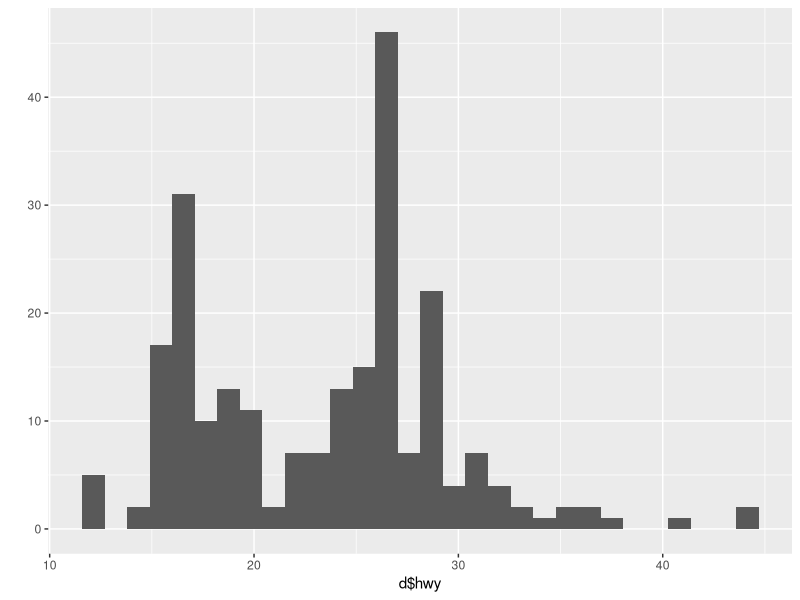
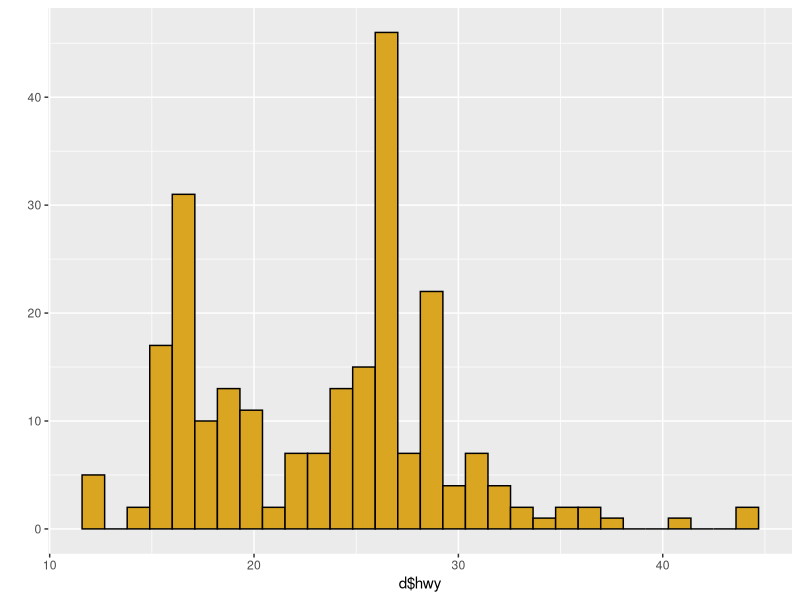
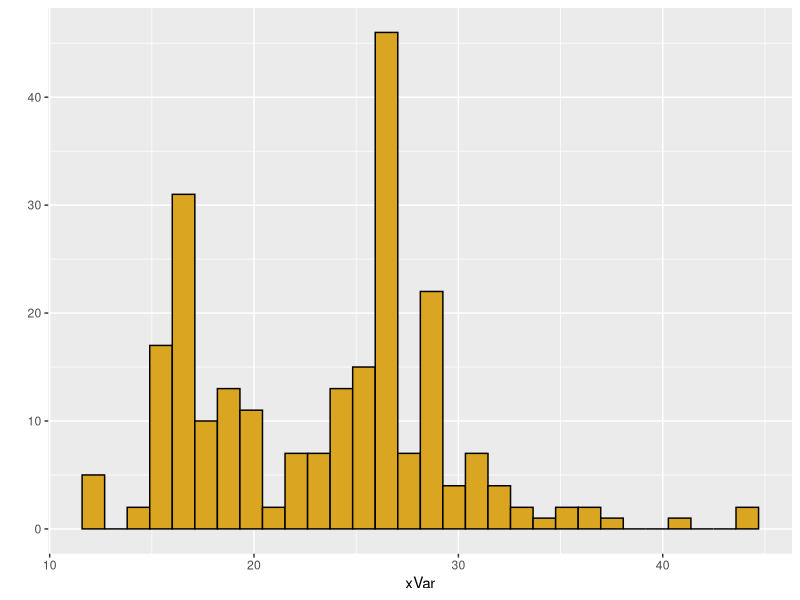
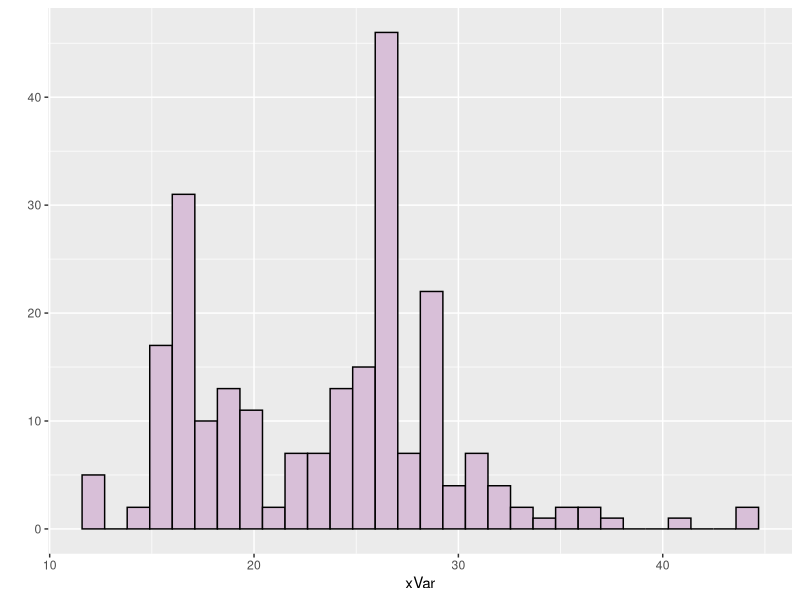
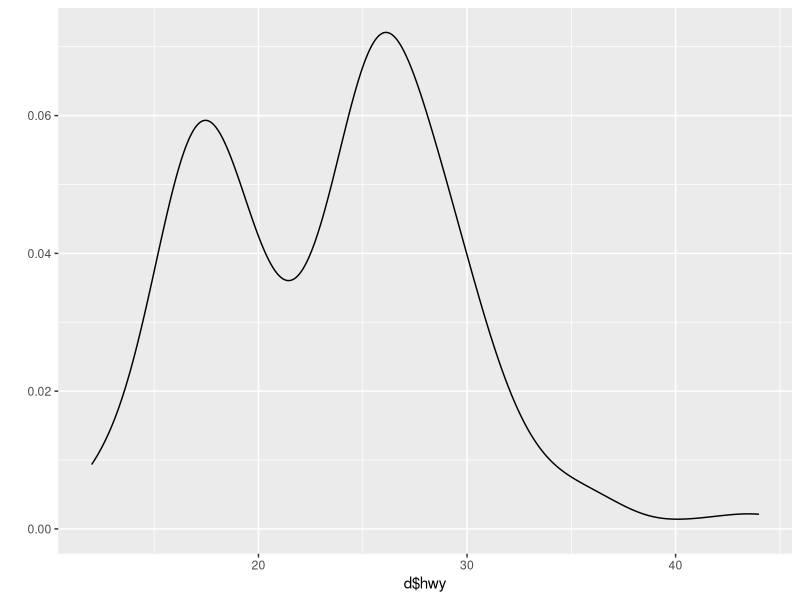
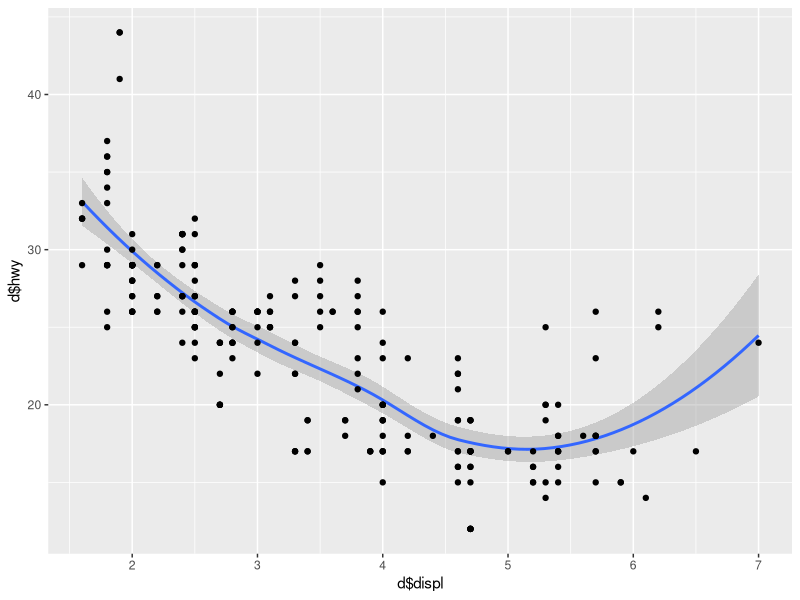
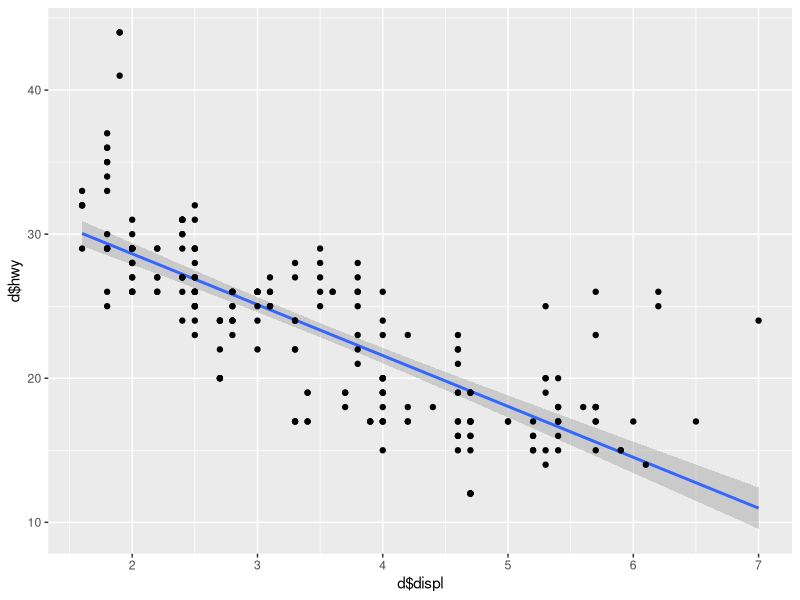
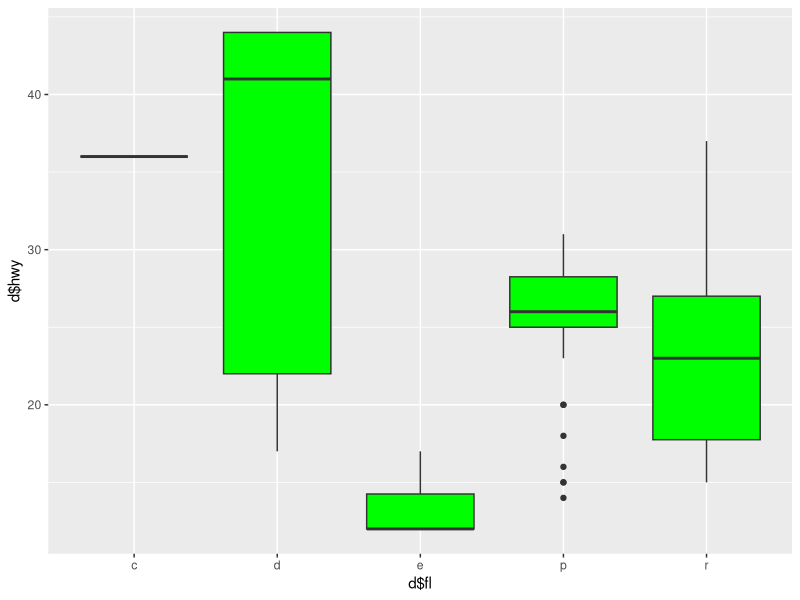

Generate these figures, in order, with R:
# ggplot basics
# November 06 2018
# AP

# Preliminaries
library(ggplot2)
library(ggthemes)
#library(patchwork)

d <- mpg
str(d)
table(d$fl)

# simple quick qplot graphs

# histogram
qplot(x=d$hwy)
qplot(x=d$hwy, color = I("black"),fill = I("goldenrod"))


# make your own function

myHisto <- function(xVar, filCol = "goldenrod") {
  qplot(x=xVar, color = I("black"), fill = I(filCol))
}
myHisto(d$hwy)
myHisto(d$hwy, "thistle")

# basic density plot
qplot(d$hwy, geom = "density")


# basic scatter plot
qplot(x=d$displ, y=d$hwy, geom=c("smooth", "point"))
qplot(x=d$displ, y=d$hwy, geom=c("smooth", "point"), method="lm")

# basic boxplot
qplot(x=d$fl, y=d$hwy, geom="boxplot", fill=I("green")) # I is the identity fucntion that we use to assign the color to the plots
qplot(x=d$fl, y=d$hwy, geom="boxplot", fill="green") # without I, it messes up the coloring scheme.. so always use the identity function (I).

# basic barplot (long format)
qplot(x=d$fl, geom="bar",fill=I("green"))

# bar plot in short format
xTreatment <- c("Control","Low","High")
yResponse <- c(12,2.5,22.9)
qplot(x=xTreatment,
      y=yResponse,
      geom="col",# col stands for column
      fill=(c("red","blue","green"))) 

# basic curves and functions
myVec <- seq(1,100,by=0.1)
myFun <- function(x) sin(x) + 0.1*x

# plot built in fuctions
qplot(x=myVec, y=sin(myVec),
      geom="line")

#plot analytic stats function
qplot(x=myVec, y=dgamma(myVec,shape=5,scale=3),geom="line")

# plot user defined functions
qplot(x=myVec, y=myFun(myVec), geom="line")

# themes and fonts
p1 <- ggplot(data=d,
      mapping=aes(x=displ,y=cty)) + geom_point()
print(p1)

p1 + theme_classic()
p1 + theme_linedraw()
p1 + theme_dark()
p1 + theme_base() # emulates the base graphics of R
p1 + theme_par()
p1 + theme_void()
p1 + theme_solarized()
p1 + theme_economist()
p1 + theme_grey()

# major theme modifications
p1 + theme_classic(base_size = 20,base_family = "serif")

# defaults: theme_gray, base_size=16, base_family="Helvetica"

# font families (Mac) Times, Ariel, Monaco, Courier, Helvetica, serif, sans, ,mono

# use coordinate flip to change axis
p1 <- ggplot(data=d,
             mapping = aes(x=fl,
                           fill=fl)) + geom_bar()
print(p1)

# flip axes
p1 + coord_flip() + 
  theme_gray(base_size = 20, base_family = "sans")

# minor theme modifications
p1 <- ggplot(data=d,
             mapping = aes(x=displ, y=cty)) + 
  geom_point(size=7,shape=21,color="black",fill="steelblue") + 
  labs(title="My graph title here",
       subtitle="An extended subtitle that will print beneath the main title",
       x="My x axis label",
       y="My y axis label") + 
       xlim(0,4) + ylim(0,20)
print(p1)
